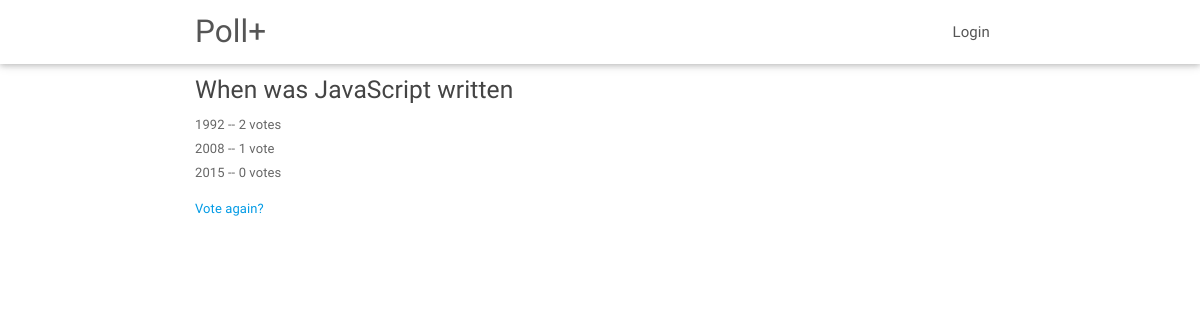
The page /polls/4/results/ on the database its author committed.
### polls/models.py (models this page shows, shortened)
class Question(models.Model):
	question_text = models.CharField(max_length=200)
	pub_date = models.DateTimeField('date published')
	def was_published_recently(self):
		now = timezone.now()
		return now - datetime.timedelta(days=1) <= self.pub_date <= now
	was_published_recently.admin_order_field = 'pub_date'
	was_published_recently.boolen = True
	was_published_recently.short_description = 'Published recently?'

class Choice(models.Model):
	question = models.ForeignKey(Question)
	choice_text = models.CharField(max_length=200)
	votes = models.IntegerField(default=0)

### polls/views.py (the view)
# urls.py: url(r'^(?P<pk>[0-9]+)/results/$', views.ResultsView.as_view(), name='results'),
class ResultsView(generic.DetailView):
	model = Question
	template_name = 'polls/results.html'

### polls/templates/polls/results.html
{% extends 'polls/layout.html' %}
{% block content %}
	<h5>{{ question.question_text }}</h5>
	<ul>
	{% for choice in question.choice_set.all %}
		<li>{{ choice.choice_text }} -- {{ choice.votes }} vote{{ choice.votes|pluralize }}</li>
	{% endfor %}
	</ul>
	<a href="{% url 'polls:detail' question.id %}">Vote again?</a>
{% endblock %}

### rows shown on the page
Question: question_text "When was JavaScript written"
Choice: choice_text "1992", votes "2"
Choice: choice_text "2008", votes "1"
Choice: choice_text "2015", votes "0"
